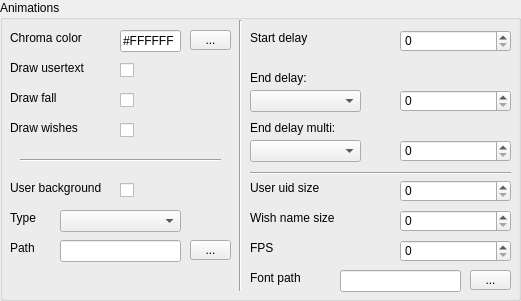
    <widget class="QGroupBox" name="group_animations">
     <property name="geometry">
      <rect>
       <x>720</x>
       <y>240</y>
       <width>521</width>
       <height>301</height>
      </rect>
     </property>
     <property name="title">
      <string>Animations</string>
     </property>
     <widget class="QLabel" name="text_chroma_color">
      <property name="geometry">
       <rect>
        <x>10</x>
        <y>30</y>
        <width>101</width>
        <height>16</height>
       </rect>
      </property>
      <property name="text">
       <string>Chroma color</string>
      </property>
     </widget>
     <widget class="QLabel" name="text_is_draw_usertext">
      <property name="geometry">
       <rect>
        <x>10</x>
        <y>60</y>
        <width>101</width>
        <height>16</height>
       </rect>
      </property>
      <property name="text">
       <string>Draw usertext</string>
      </property>
     </widget>
     <widget class="QLabel" name="text_is_draw_fall">
      <property name="geometry">
       <rect>
        <x>10</x>
        <y>90</y>
        <width>101</width>
        <height>16</height>
       </rect>
      </property>
      <property name="text">
       <string>Draw fall</string>
      </property>
     </widget>
     <widget class="QLabel" name="text_draw_wishes">
      <property name="geometry">
       <rect>
        <x>10</x>
        <y>120</y>
        <width>101</width>
        <height>16</height>
       </rect>
      </property>
      <property name="text">
       <string>Draw wishes</string>
      </property>
     </widget>
     <widget class="QCheckBox" name="check_draw_usertext">
      <property name="geometry">
       <rect>
        <x>120</x>
        <y>60</y>
        <width>81</width>
        <height>20</height>
       </rect>
      </property>
      <property name="text">
       <string/>
      </property>
      <property name="checked">
       <bool>false</bool>
      </property>
     </widget>
     <widget class="QCheckBox" name="check_draw_fall">
      <property name="geometry">
       <rect>
        <x>120</x>
        <y>90</y>
        <width>81</width>
        <height>20</height>
       </rect>
      </property>
      <property name="text">
       <string/>
      </property>
      <property name="checked">
       <bool>false</bool>
      </property>
     </widget>
     <widget class="QCheckBox" name="check_draw_wishes">
      <property name="geometry">
       <rect>
        <x>120</x>
        <y>120</y>
        <width>81</width>
        <height>20</height>
       </rect>
      </property>
      <property name="text">
       <string/>
      </property>
      <property name="checked">
       <bool>false</bool>
      </property>
     </widget>
     <widget class="Line" name="line_2">
      <property name="geometry">
       <rect>
        <x>230</x>
        <y>20</y>
        <width>20</width>
        <height>271</height>
       </rect>
      </property>
      <property name="orientation">
       <enum>Qt::Vertical</enum>
      </property>
     </widget>
     <widget class="QLabel" name="text_start_delay">
      <property name="geometry">
       <rect>
        <x>250</x>
        <y>30</y>
        <width>141</width>
        <height>16</height>
       </rect>
      </property>
      <property name="text">
       <string>Start delay</string>
      </property>
     </widget>
     <widget class="QLabel" name="text_end_delay">
      <property name="geometry">
       <rect>
        <x>250</x>
        <y>70</y>
        <width>261</width>
        <height>16</height>
       </rect>
      </property>
      <property name="text">
       <string>End delay:</string>
      </property>
     </widget>
     <widget class="QSpinBox" name="spin_start_delay">
      <property name="geometry">
       <rect>
        <x>400</x>
        <y>30</y>
        <width>111</width>
        <height>22</height>
       </rect>
      </property>
      <property name="maximum">
       <number>999</number>
      </property>
     </widget>
     <widget class="QComboBox" name="combo_end_delay">
      <property name="geometry">
       <rect>
        <x>250</x>
        <y>90</y>
        <width>111</width>
        <height>22</height>
       </rect>
      </property>
     </widget>
     <widget class="QSpinBox" name="spin_end_delay">
      <property name="geometry">
       <rect>
        <x>400</x>
        <y>90</y>
        <width>111</width>
        <height>22</height>
       </rect>
      </property>
      <property name="maximum">
       <number>999</number>
      </property>
     </widget>
     <widget class="QLabel" name="text_end_delay_multi">
      <property name="geometry">
       <rect>
        <x>250</x>
        <y>120</y>
        <width>261</width>
        <height>16</height>
       </rect>
      </property>
      <property name="text">
       <string>End delay multi:</string>
      </property>
     </widget>
     <widget class="QComboBox" name="combo_end_delay_multi">
      <property name="geometry">
       <rect>
        <x>250</x>
        <y>140</y>
        <width>111</width>
        <height>22</height>
       </rect>
      </property>
     </widget>
     <widget class="QSpinBox" name="spin_end_delay_multi">
      <property name="geometry">
       <rect>
        <x>400</x>
        <y>140</y>
        <width>111</width>
        <height>22</height>
       </rect>
      </property>
      <property name="maximum">
       <number>999</number>
      </property>
     </widget>
     <widget class="QLabel" name="text_user_background_enabled">
      <property name="geometry">
       <rect>
        <x>10</x>
        <y>180</y>
        <width>101</width>
        <height>16</height>
       </rect>
      </property>
      <property name="text">
       <string>User background</string>
      </property>
     </widget>
     <widget class="QCheckBox" name="check_draw_user_background">
      <property name="geometry">
       <rect>
        <x>120</x>
        <y>180</y>
        <width>81</width>
        <height>20</height>
       </rect>
      </property>
      <property name="text">
       <string/>
      </property>
     </widget>
     <widget class="QLabel" name="text_user_background_type">
      <property name="geometry">
       <rect>
        <x>10</x>
        <y>210</y>
        <width>55</width>
        <height>16</height>
       </rect>
      </property>
      <property name="text">
       <string>Type</string>
      </property>
     </widget>
     <widget class="QComboBox" name="combo_anim_type">
      <property name="geometry">
       <rect>
        <x>60</x>
        <y>210</y>
        <width>121</width>
        <height>22</height>
       </rect>
      </property>
     </widget>
     <widget class="Line" name="line_3">
      <property name="geometry">
       <rect>
        <x>250</x>
        <y>165</y>
        <width>261</width>
        <height>16</height>
       </rect>
      </property>
      <property name="orientation">
       <enum>Qt::Horizontal</enum>
      </property>
     </widget>
     <widget class="QLabel" name="text_user_uid_size">
      <property name="geometry">
       <rect>
        <x>250</x>
        <y>180</y>
        <width>141</width>
        <height>16</height>
       </rect>
      </property>
      <property name="text">
       <string>User uid size</string>
      </property>
     </widget>
     <widget class="QLabel" name="text_wish_name_size">
      <property name="geometry">
       <rect>
        <x>250</x>
        <y>210</y>
        <width>141</width>
        <height>16</height>
       </rect>
      </property>
      <property name="text">
       <string>Wish name size</string>
      </property>
     </widget>
     <widget class="QLabel" name="text_fps">
      <property name="geometry">
       <rect>
        <x>250</x>
        <y>240</y>
        <width>141</width>
        <height>16</height>
       </rect>
      </property>
      <property name="text">
       <string>FPS</string>
      </property>
     </widget>
     <widget class="QSpinBox" name="spin_user_uid_size">
      <property name="geometry">
       <rect>
        <x>400</x>
        <y>180</y>
        <width>111</width>
        <height>22</height>
       </rect>
      </property>
      <property name="maximum">
       <number>999</number>
      </property>
     </widget>
     <widget class="QSpinBox" name="spin_wish_name_size">
      <property name="geometry">
       <rect>
        <x>400</x>
        <y>210</y>
        <width>111</width>
        <height>22</height>
       </rect>
      </property>
      <property name="maximum">
       <number>999</number>
      </property>
     </widget>
     <widget class="QSpinBox" name="spin_fps">
      <property name="geometry">
       <rect>
        <x>400</x>
        <y>240</y>
        <width>111</width>
        <height>22</height>
       </rect>
      </property>
      <property name="maximum">
       <number>999</number>
      </property>
      <property name="value">
       <number>0</number>
      </property>
     </widget>
     <widget class="Line" name="line_6">
      <property name="geometry">
       <rect>
        <x>20</x>
        <y>150</y>
        <width>201</width>
        <height>20</height>
       </rect>
      </property>
      <property name="orientation">
       <enum>Qt::Horizontal</enum>
      </property>
     </widget>
     <widget class="QLineEdit" name="edit_user_background_path">
      <property name="geometry">
       <rect>
        <x>60</x>
        <y>240</y>
        <width>121</width>
        <height>22</height>
       </rect>
      </property>
     </widget>
     <widget class="QToolButton" name="tool_user_background_path">
      <property name="geometry">
       <rect>
        <x>190</x>
        <y>240</y>
        <width>41</width>
        <height>20</height>
       </rect>
      </property>
      <property name="text">
       <string>...</string>
      </property>
     </widget>
     <widget class="QLabel" name="text_user_background_path">
      <property name="geometry">
       <rect>
        <x>10</x>
        <y>240</y>
        <width>41</width>
        <height>16</height>
       </rect>
      </property>
      <property name="text">
       <string>Path</string>
      </property>
      <property name="alignment">
       <set>Qt::AlignLeading|Qt::AlignLeft|Qt::AlignVCenter</set>
      </property>
     </widget>
     <widget class="QToolButton" name="tool_font_path">
      <property name="geometry">
       <rect>
        <x>470</x>
        <y>270</y>
        <width>41</width>
        <height>20</height>
       </rect>
      </property>
      <property name="text">
       <string>...</string>
      </property>
     </widget>
     <widget class="QLabel" name="text_font_path">
      <property name="geometry">
       <rect>
        <x>250</x>
        <y>270</y>
        <width>81</width>
        <height>16</height>
       </rect>
      </property>
      <property name="text">
       <string>Font path</string>
      </property>
      <property name="alignment">
       <set>Qt::AlignLeading|Qt::AlignLeft|Qt::AlignVCenter</set>
      </property>
     </widget>
     <widget class="QLineEdit" name="edit_font_path">
      <property name="geometry">
       <rect>
        <x>340</x>
        <y>270</y>
        <width>121</width>
        <height>22</height>
       </rect>
      </property>
     </widget>
     <widget class="QLineEdit" name="edit_chroma_color">
      <property name="geometry">
       <rect>
        <x>120</x>
        <y>30</y>
        <width>61</width>
        <height>22</height>
       </rect>
      </property>
      <property name="text">
       <string>#FFFFFF</string>
      </property>
      <property name="clearButtonEnabled">
       <bool>false</bool>
      </property>
     </widget>
     <widget class="QToolButton" name="tool_chroma_color">
      <property name="geometry">
       <rect>
        <x>190</x>
        <y>30</y>
        <width>41</width>
        <height>20</height>
       </rect>
      </property>
      <property name="text">
       <string>...</string>
      </property>
     </widget>
    </widget>
